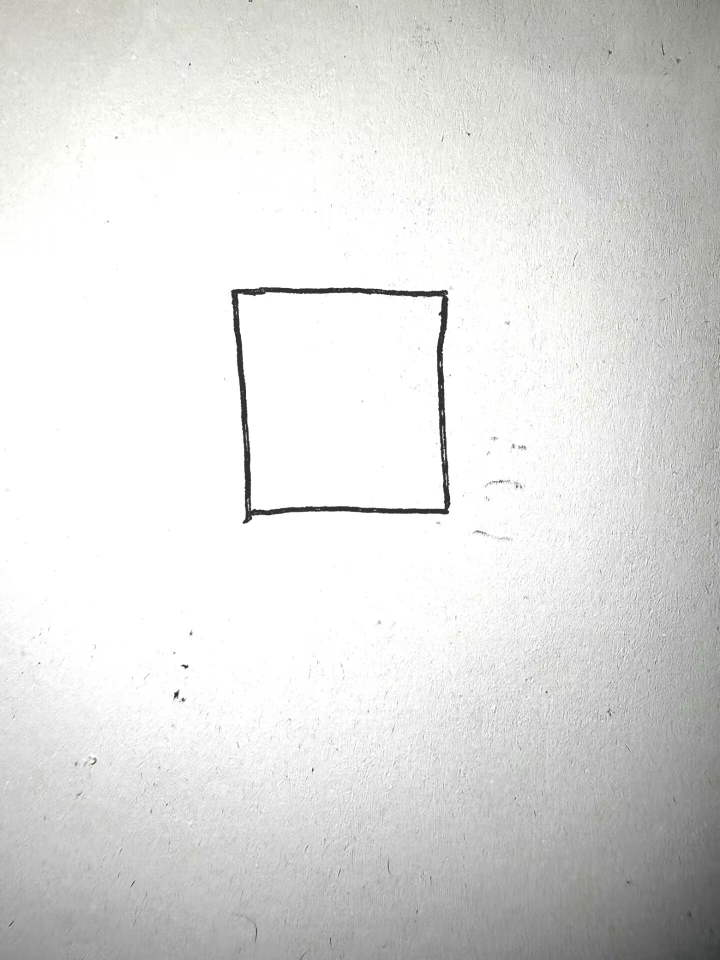
#> input picture img/2.jpg, 1440 x 1920 px (shown at 1/2 size)
$ python -i image.py   (imports and definitions only)
#> lines starting #> are read from the running program, lines starting #| are printed output that depends on the picture; after the words box and inside, x2 and y2 are one past the last pixel; in counts of white or black regions, pixels touching at a corner belong together
import cv2
import numpy as np


def myshow(img):
    cv2.namedWindow('custom window', cv2.WINDOW_KEEPRATIO)
    cv2.imshow('custom window', img)
    cv2.resizeWindow('custom window', 1920, 1080)
    cv2.waitKey()
    cv2.destroyAllWindows()


def get_curve_points(image_path):
    # Load the image
#> called with image_path = 'img/2.jpg'
    img = cv2.imread(image_path, cv2.IMREAD_GRAYSCALE)
#> img: shape (1920, 1440); min 25, max 255, mean 221.6

    # img = cv2.floodFill(img, None, [0, 0], 0, 90, 255, cv2.FLOODFILL_FIXED_RANGE)[1]
    img = cv2.threshold(img, 130, 255, cv2.THRESH_BINARY)[1]
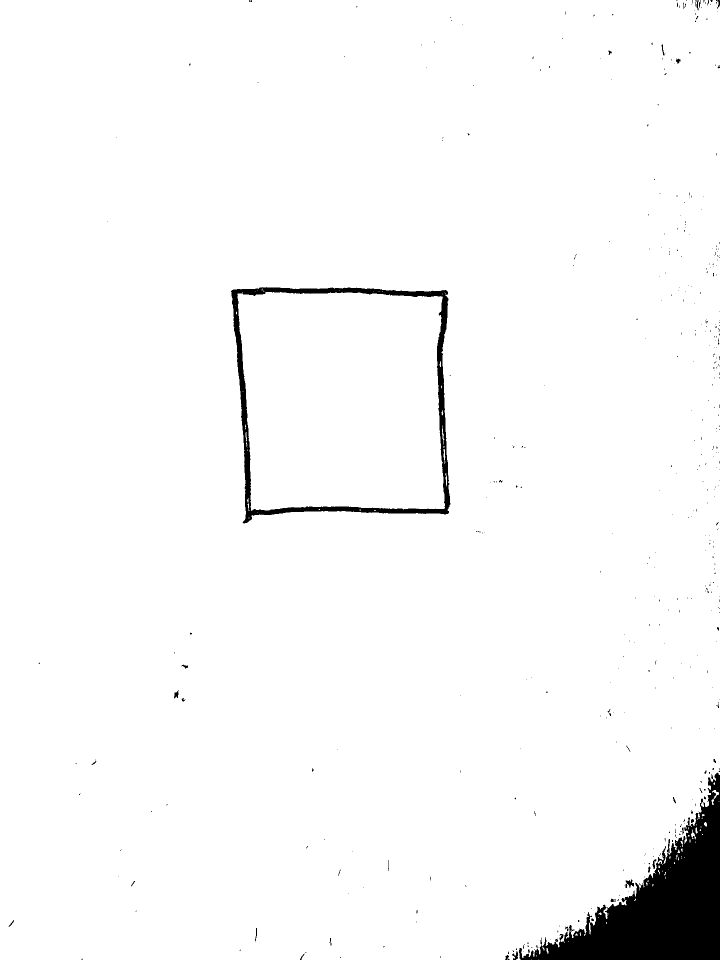
#> img: shape (1920, 1440) (shown at 1/2 size); 97.2% white; 444 black regions (410 under 20 px), largest, box (x1, y1, x2, y2) and area: (1038, 1545, 1440, 1920) 55609, (462, 574, 901, 1047) 17544, (1251, 1759, 1268, 1776) 164
    # myshow(img)

    # Apply Canny edge detection to find the contours
    edges = cv2.Canny(img, 100, 200)
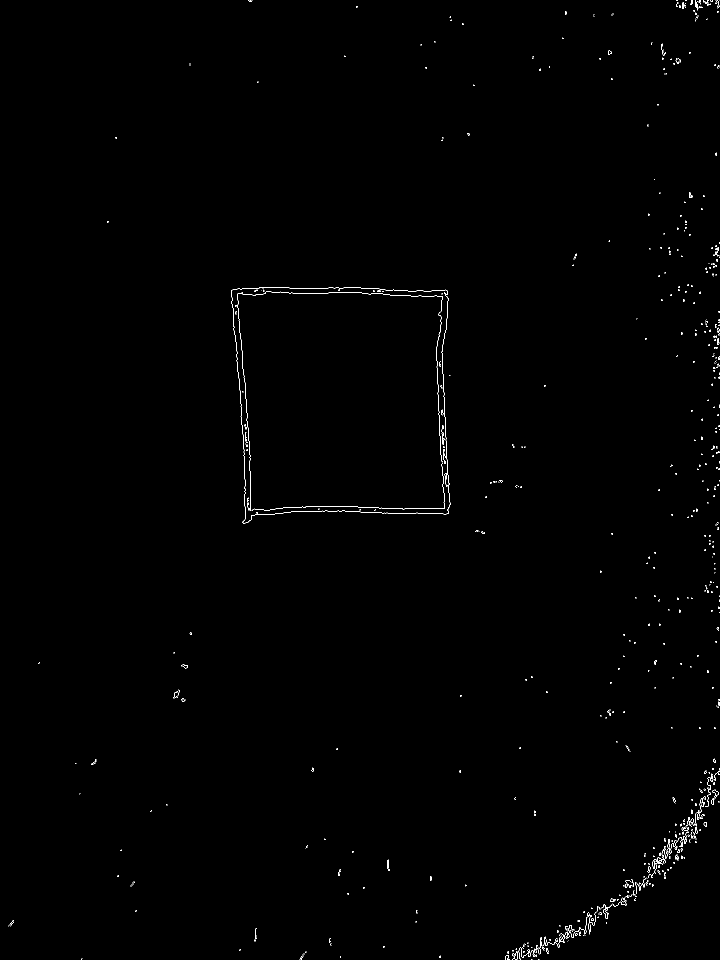
#> edges: shape (1920, 1440) (shown at 1/2 size); 0.37% white in thin lines or dots

    # Find the contours in the image
    contours, _ = cv2.findContours(
        edges, cv2.RETR_EXTERNAL, cv2.CHAIN_APPROX_NONE)
#> contours = 712 contours, 699 with area under 20; largest, box (x1, y1, x2, y2) and area: (462, 574, 901, 1047) 184685, (1422, 1579, 1438, 1610) 44, (1390, 1653, 1396, 1667) 40, (1295, 1733, 1301, 1745) 38, (1407, 1644, 1414, 1653) 38

    # sort all the contours found and use the largest one
    contours = sorted(contours, key=len)
#> contours = 712 contours, 699 with area under 20; largest, box (x1, y1, x2, y2) and area: (462, 574, 901, 1047) 184685, (1422, 1579, 1438, 1610) 44, (1390, 1653, 1396, 1667) 40, (1407, 1644, 1414, 1653) 38, (1295, 1733, 1301, 1745) 38
    curve_points = np.array(contours[-1].squeeze().tolist())
#> curve_points = 1764 pairs, first value 462 to 900, second value 574 to 1046

    img2 = cv2.cvtColor(img, cv2.COLOR_GRAY2BGR)
    img2 = cv2.drawContours(img2, contours, -1, [0, 255, 255], 1)
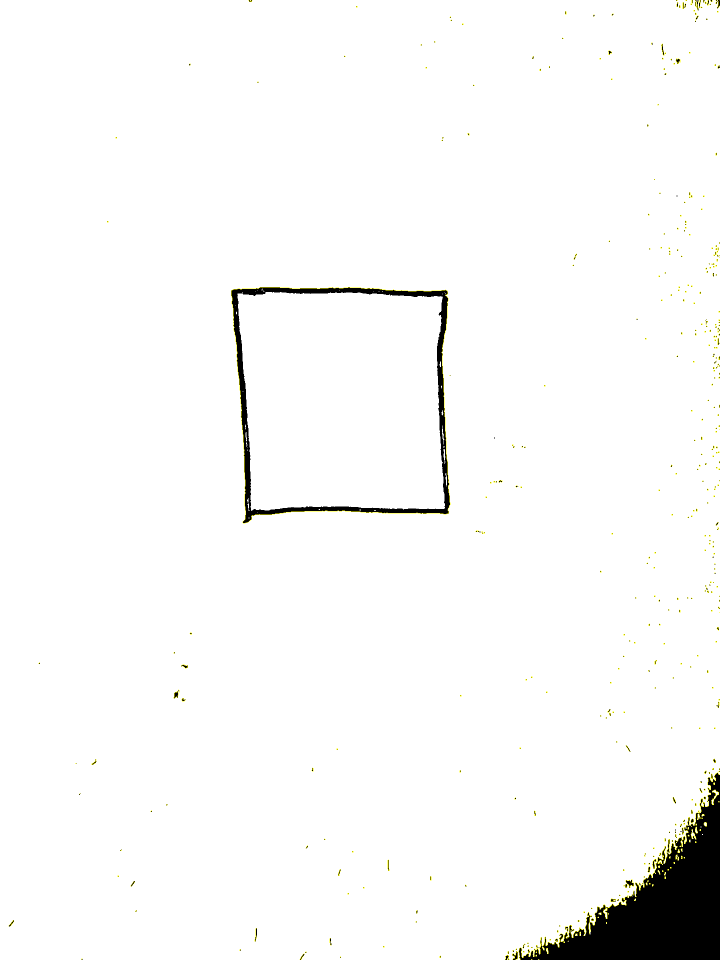
#> img2: shape (1920, 1440, 3) (shown at 1/2 size); mean B, G, R 247.5, 248.2, 248.2
    # myshow(img2)

    # 得到在边界内的中心点，对应傅里叶级数的 a_0 项，而此时即可将其消去
    centerpoint = np.array(
        [curve_points[:, 0].mean(), curve_points[:, 1].mean()])
#> centerpoint = [682.4, 803]

    # 将中心点移到原点
    curve_points = (curve_points - centerpoint)/200
#> curve_points = 1764 pairs, first value -1.1 to 1.09, second value -1.14 to 1.22
    curve_points[:, 1] = -curve_points[:, 1]
    return curve_points

>>> result = get_curve_points('img/2.jpg')
#> result = 1764 pairs, first value -1.1 to 1.09, second value -1.22 to 1.14

$ run again, on img/5.jpg
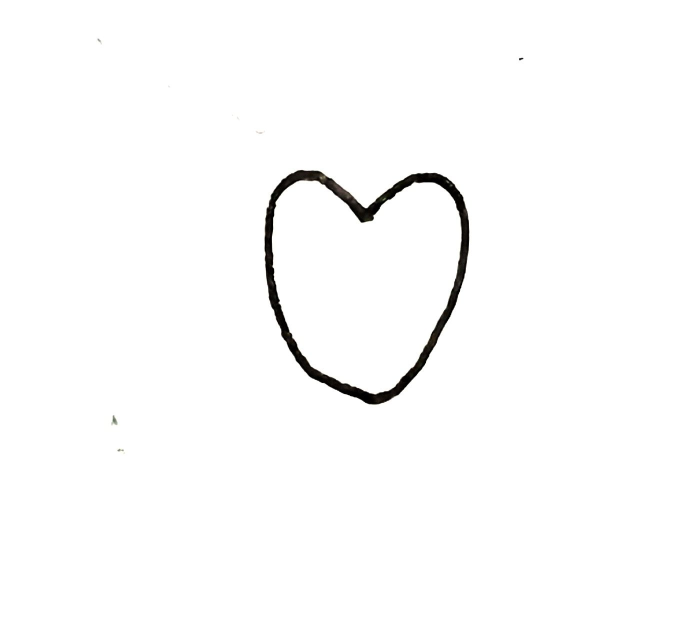
#> input picture img/5.jpg, 1391 x 1236 px (shown at 1/2 size)
#> in get_curve_points, `edges = cv2.Canny(img, 100, 200)`:
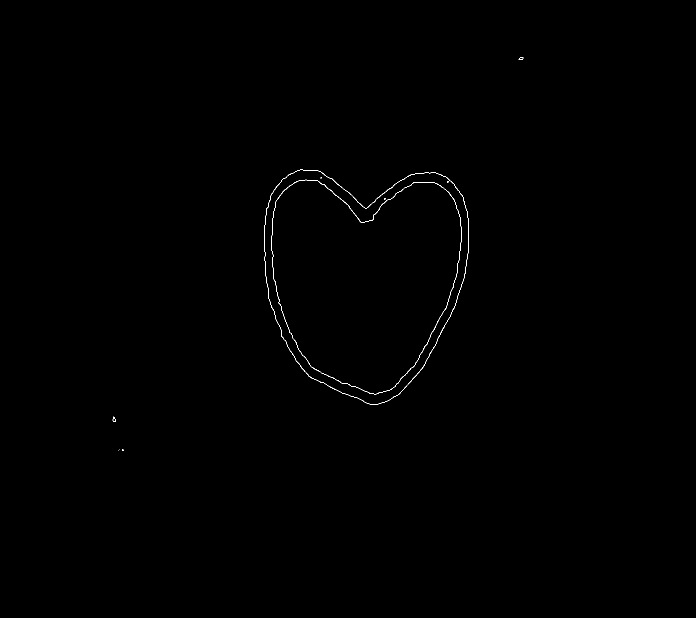
#> edges: shape (1236, 1391) (shown at 1/2 size); 0.18% white in thin lines or dots, all inside (x1, y1, x2, y2) = (225, 115, 1047, 902)
#> contours = 6 contours, 4 with area under 20; largest, box (x1, y1, x2, y2) and area: (528, 339, 938, 809) 146672, (225, 833, 231, 844) 32
#> in get_curve_points, `curve_points = np.array(contours[-1].squeeze().tolist())`: curve_points = 1344 pairs, first value 528 to 937, second value 339 to 808
#> in get_curve_points, `img2 = cv2.drawContours(img2, contours, -1, [0, 255, 255], 1)`:
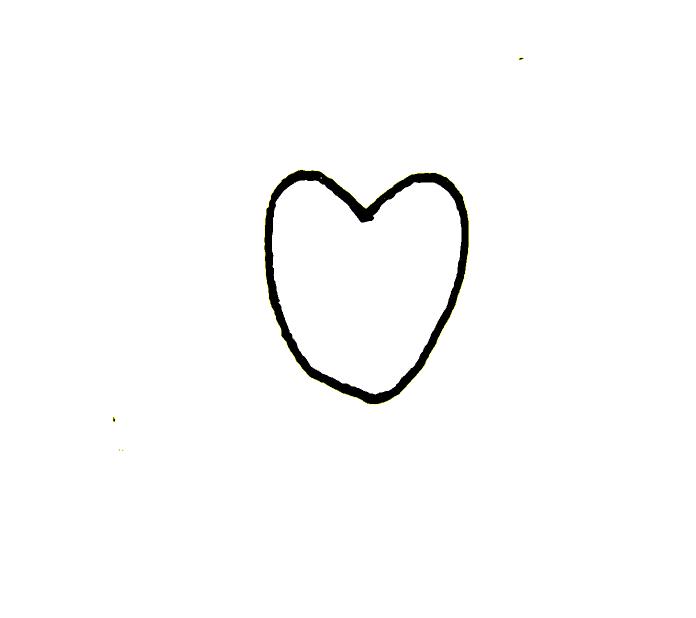
#> img2: shape (1236, 1391, 3) (shown at 1/2 size); mean B, G, R 251.2, 251.4, 251.4
#> centerpoint = [728.5, 544.5]
#> in get_curve_points, `curve_points = (curve_points - centerpoint)/200`: curve_points = 1344 pairs, first value -1 to 1.04, second value -1.03 to 1.32
#> result = 1344 pairs, first value -1 to 1.04, second value -1.32 to 1.03
